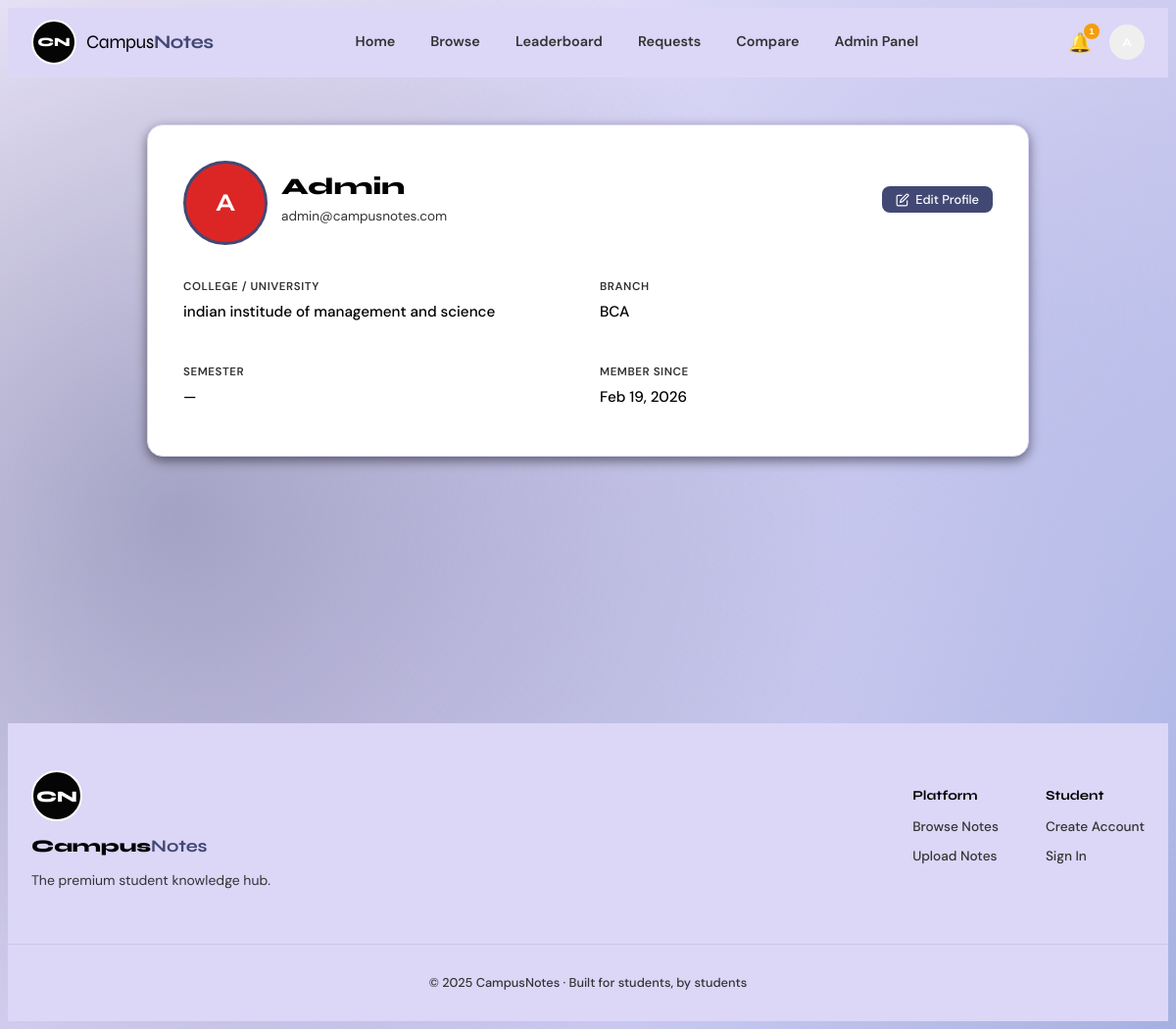
Screenshot of /profile (signed in) with the database file from the repository.
### tables this page shows
CREATE TABLE users(
        id INTEGER PRIMARY KEY AUTOINCREMENT, name TEXT NOT NULL,
        email TEXT UNIQUE NOT NULL, password_hash TEXT NOT NULL,
        role TEXT DEFAULT 'student', status TEXT DEFAULT 'active',
        college TEXT, branch TEXT, semester INTEGER, bio TEXT,
        avatar_color TEXT DEFAULT '#4f46e5',
        created_at TEXT DEFAULT(datetime('now')), profile_picture TEXT, is_verified INTEGER DEFAULT 0);

### app.py (the view, shortened to what this page needs)
@app.route('/profile',methods=['GET','POST'])
@login_req
def profile():
    u=cur_user()
    if u['role']=='admin':
        return render_template('student/profile.html')

### app.py (called while the page is built)
def get_db():
    if 'db' not in g:
        g.db = sqlite3.connect(DB_PATH)
        g.db.row_factory = sqlite3.Row
        g.db.execute("PRAGMA foreign_keys=ON")
    return g.db

def cur_user():
    uid = session.get('user_id')
    return get_db().execute("SELECT * FROM users WHERE id=?",(uid,)).fetchone() if uid else None

def login_req(f):
    @functools.wraps(f)
    def dec(*a,**k):
        if not session.get('user_id'):
            flash('Please log in.','warning'); return redirect(url_for('login',next=request.url))
        u = cur_user()
        if u and u['status']=='blocked':
            session.clear(); flash('Account blocked.','error'); return redirect(url_for('login'))
        return f(*a,**k)
    return dec

@app.template_filter('fmt_date')
def tpl_date(s):
    if not s: return ''
    try: return datetime.fromisoformat(s).strftime('%b %d, %Y')
    except: return s

@app.template_filter('fmt_short')
def tpl_short(s):
    if not s: return ''
    try: return datetime.fromisoformat(s).strftime('%b %d')
    except: return s

### templates/student/profile.html (shortened to what this page needs)
{% extends 'base.html' %}
{% block content %}
<div class="form-page">
  <div class="container-sm">
    <div class="form-card">
      <div id="profileViewMode">
        <div style="display:flex; align-items:center; gap:20px; margin-bottom:28px;">
          <div class="profile-avatar-container" style="position: relative; width: 80px; height: 80px; flex-shrink: 0;">
            {% if current_user['profile_picture'] %}
            <img src="{{ url_for('serve_avatar', filename=current_user['profile_picture']) }}"
                 alt="Profile"
                 style="width: 80px; height: 80px; border-radius: 50%; object-fit: cover; border: 3px solid var(--primary);">
            {% else %}
            <div class="user-avatar-lg" style="background:{{ current_user['avatar_color'] }}; width:80px; height:80px; font-size:1.6rem; border: 3px solid var(--primary);">{{ user_initials }}</div>
            {% endif %}
          </div>
          <div style="flex: 1;">
            <div style="display: flex; align-items: center; justify-content: space-between; gap: 12px;">
              <div>
                <h1 style="margin: 0; font-size: 1.5rem; font-weight: 800; font-family: 'Syne', sans-serif;">{{ current_user['name'] }}</h1>
                <div style="color:var(--muted); font-size:0.85rem; margin-top: 4px;">{{ current_user['email'] }}</div>
              </div>
              <button type="button" onclick="toggleProfileEdit(true)" class="btn btn-primary btn-sm" style="white-space: nowrap;">
                <svg width="14" height="14" viewBox="0 0 24 24" fill="none" stroke="currentColor" stroke-width="2" style="vertical-align: middle;"><path d="M11 4H4a2 2 0 0 0-2 2v14a2 2 0 0 0 2 2h14a2 2 0 0 0 2-2v-7"/><path d="M18.5 2.5a2.121 2.121 0 0 1 3 3L12 15l-4 1 1-4 9.5-9.5z"/></svg>
                Edit Profile
              </button>
            </div>
          </div>
        </div>
        <div style="display: grid; grid-template-columns: 1fr 1fr; gap: 16px 24px;">
          <div class="profile-info-item">
            <div class="profile-info-label">College / University</div>
            <div class="profile-info-value">{{ current_user['college'] or '—' }}</div>
          </div>
          <div class="profile-info-item">
            <div class="profile-info-label">Branch</div>
            <div class="profile-info-value">{{ current_user['branch'] or '—' }}</div>
          </div>
          <div class="profile-info-item">
            <div class="profile-info-label">Semester</div>
            <div class="profile-info-value">{% if current_user['semester'] %}Semester {{ current_user['semester'] }}{% else %}—{% endif %}</div>
          </div>
          <div class="profile-info-item">
            <div class="profile-info-label">Member Since</div>
            <div class="profile-info-value">{{ current_user['created_at'] | fmt_date }}</div>
          </div>
        </div>
      </div>
    </div>
  </div>
</div>
{% endblock %}

### static/css/style.css (style rules this page uses)
:root { --primary: #424874; --primary-hover: #A6B1E1; --primary-text: #FFFFFF; --secondary: #DCD6F7; --bg-primary: #F4EEFF; --card-bg: #FFFFFF; --text-primary: #000000; --text-secondary: #333333; --border: #DCD6F7; --primary-1: #3B82F6; --primary-2: #F59E0B; --accent: var(--primary); --ink: var(--text-primary); --paper: var(--card-bg); --muted: var(--text-secondary); --success: #10B981; --warning: #F59E0B; --danger: #EF4444; --info: #3B82F6; --nav-h: 70px; --radius: 14px; --shadow: 0 4px 12px rgba(0, 0, 0, 0.5); --shadow-hover: 0 12px 32px rgba(255, 255, 255, 0.1); }
html { scroll-behavior: smooth; color-scheme: light dark; }
body { font-family: 'DM Sans', sans-serif; background: linear-gradient(135deg, #F4EEFF 0%, #DCD6F7 50%, #A6B1E1 100%); color: var(--text-primary); line-height: 1.6; min-height: 100vh; display: flex; flex-direction: column; transition: background 0.3s ease, color 0.3s ease; position: relative; }
body::before { content: ''; position: fixed; inset: 0; background: radial-gradient(circle at 15% 50%, rgba(66, 72, 116, 0.4) 0%, transparent 60%), radial-gradient(circle at 85% 30%, rgba(166, 177, 225, 0.4) 0%, transparent 60%), radial-gradient(circle at 50% 80%, rgba(220, 214, 247, 0.4) 0%, transparent 60%); pointer-events: none; z-index: -1; }
h1,h2,h3,h4,h5 { font-family: 'Syne', sans-serif; line-height: 1.2; }
.user-avatar-lg { width: 40px; height: 40px; border-radius: 50%; color: #fff; font-weight: 700; font-family: 'Syne', sans-serif; display: flex; align-items: center; justify-content: center; flex-shrink: 0; }
.container-sm { max-width: 900px; margin: 0 auto; padding: 0 24px; }
.btn { display: inline-flex; align-items: center; gap: 6px; padding: 9px 20px; border-radius: 8px; font-size: 0.875rem; font-weight: 500; cursor: pointer !important; border: none; transition: transform 0.2s, background 0.2s, box-shadow 0.2s, border-color 0.2s; font-family: 'DM Sans', sans-serif; text-decoration: none; user-select: none; }
.btn-primary { background: var(--primary); color: var(--primary-text); }
.btn-sm { padding: 5px 14px; font-size: 0.8rem; }
.card, .dashboard-section, .auth-card, .form-card, .detail-card, .table-card, .stat-card { background: var(--card-bg); border: 1px solid var(--border); border-radius: var(--radius); overflow: hidden; transition: all 0.3s cubic-bezier(0.4, 0, 0.2, 1); box-shadow: var(--shadow); }
.form-page { padding: 48px 0; }
.form-card { background: var(--card-bg); border: 1.5px solid var(--border); border-radius: 16px; padding: 36px; box-shadow: var(--shadow); }
.profile-info-item { padding: 12px 0; }
.profile-info-label { font-size: 0.72rem; text-transform: uppercase; letter-spacing: 0.05em; color: var(--muted); font-weight: 600; margin-bottom: 4px; }
.profile-info-value { font-size: 0.95rem; font-weight: 500; color: var(--text-primary); }

### rows the page displays
users: name "Admin", email "admin@campusnotes.com", college "indian institude of management and science", branch "BCA", created_at|fmt_date "Feb 19, 2026"

### other values shown
{{ unread_notifs }} "1"
{{ user_initials }} "A"
